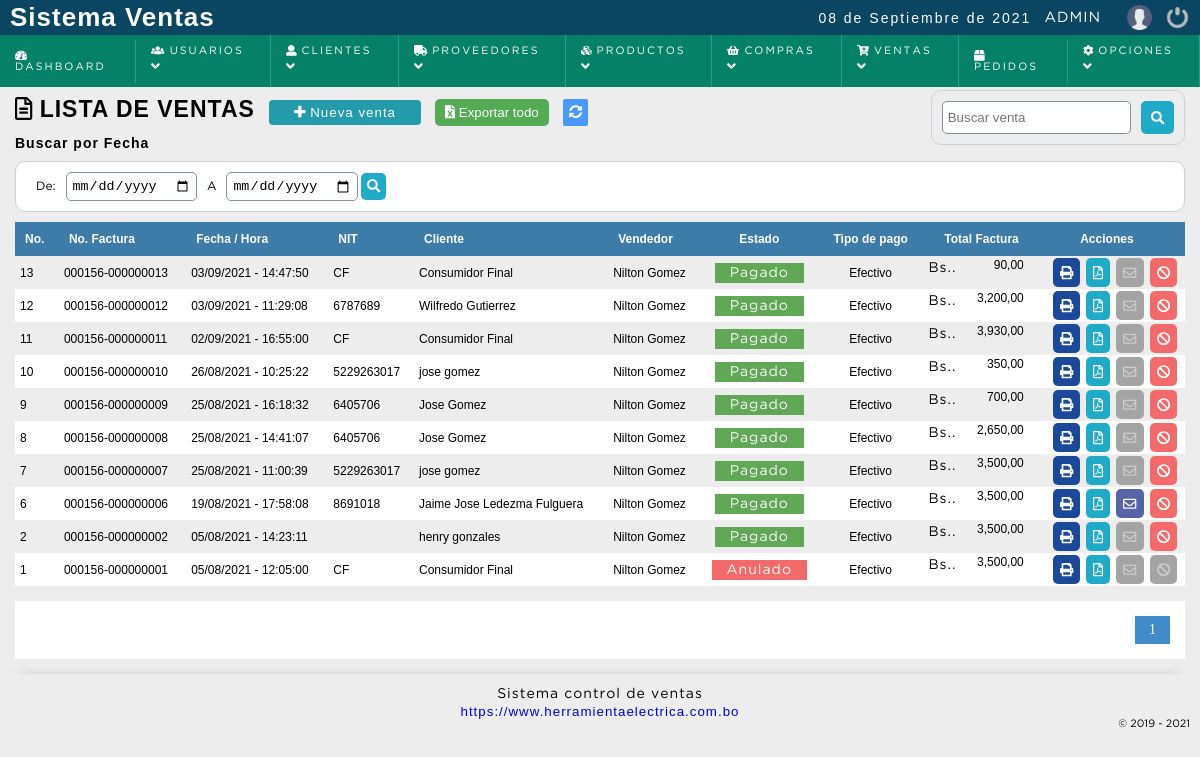
Page /sistema/ventas/ventas.php (signed in) on the earlier database version.
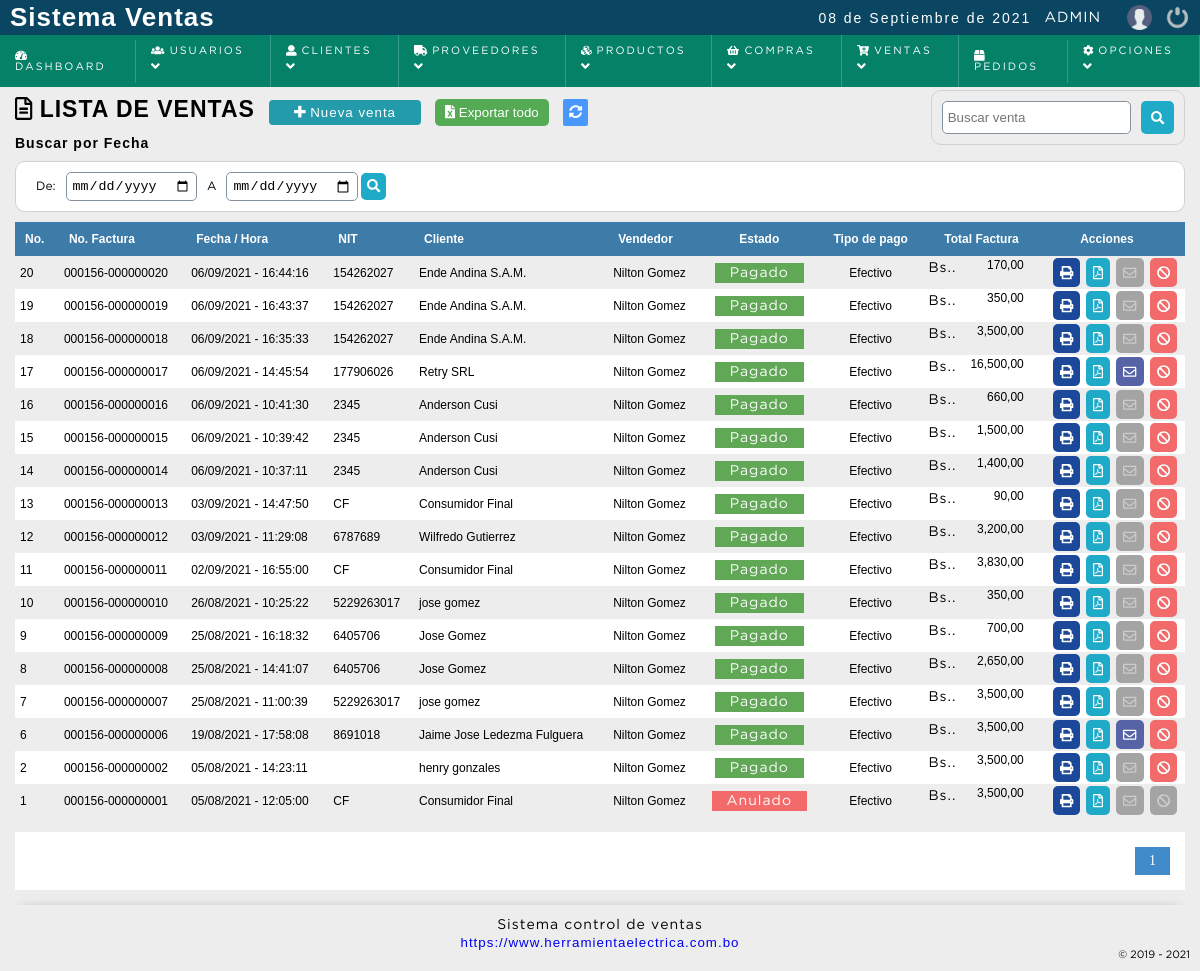
Same page on the later database version.
### tables this page shows
CREATE TABLE `factura` (
  `nofactura` bigint(11) NOT NULL,
  `serieid` bigint(20) NOT NULL,
  `factura_serie` bigint(20) NOT NULL,
  `fecha` date NOT NULL,
  `usuario` int(11) DEFAULT NULL,
  `codcliente` int(11) DEFAULT NULL,
  `totalfactura` decimal(10,2) DEFAULT NULL,
  `descuento` decimal(20,2) NOT NULL,
  `tipopago_id` int(11) NOT NULL,
  `efectivo` decimal(10,2) NOT NULL,
  `dateadd` datetime NOT NULL DEFAULT current_timestamp(),
  `estatus` int(11) NOT NULL DEFAULT 1
);

CREATE TABLE `facturas` (
  `idserie` bigint(20) NOT NULL,
  `cai` varchar(50) NOT NULL,
  `prefijo` varchar(20) NOT NULL,
  `periodo_inicio` date NOT NULL,
  `periodo_fin` date NOT NULL,
  `no_inicio` bigint(20) NOT NULL,
  `no_fin` bigint(20) NOT NULL,
  `ceros` int(11) NOT NULL,
  `usuarioid` bigint(20) NOT NULL,
  `dateadd` datetime NOT NULL DEFAULT current_timestamp(),
  `status` int(11) NOT NULL DEFAULT 1
);

CREATE TABLE `cliente` (
  `idcliente` int(11) NOT NULL,
  `nit` varchar(20) NOT NULL,
  `nombre` varchar(80) DEFAULT NULL,
  `telefono` int(11) DEFAULT NULL,
  `correo` varchar(100) NOT NULL,
  `clave` varchar(255) NOT NULL,
  `cod_temp` varchar(200) NOT NULL,
  `direccion` text DEFAULT NULL,
  `dateadd` datetime NOT NULL DEFAULT current_timestamp(),
  `usuario_id` int(11) NOT NULL,
  `estatus` int(11) NOT NULL DEFAULT 1
);

CREATE TABLE `usuario` (
  `idusuario` int(11) NOT NULL,
  `dpi` varchar(20) NOT NULL,
  `nombre` varchar(50) DEFAULT NULL,
  `telefono` bigint(20) NOT NULL,
  `correo` varchar(100) DEFAULT NULL,
  `usuario` varchar(15) DEFAULT NULL,
  `clave` varchar(100) DEFAULT NULL,
  `cod_temp` varchar(200) DEFAULT NULL,
  `rol` int(11) DEFAULT NULL,
  `dateadd` datetime NOT NULL DEFAULT current_timestamp(),
  `estatus` int(11) NOT NULL DEFAULT 1
);

CREATE TABLE `tipo_pago` (
  `id_tipopago` int(11) NOT NULL,
  `tipo_pago` varchar(50) NOT NULL,
  `descripcion` text NOT NULL,
  `date_add` datetime NOT NULL DEFAULT current_timestamp(),
  `estatus` int(11) NOT NULL DEFAULT 1
);

### sistema/includes/functions.php (called while the page is built, shortened)
<?php
	function formatFactura($factura,$ceros){
		$intFactura = str_pad($factura,$ceros,'0',STR_PAD_LEFT);
		return $intFactura;
	}
	function encrypt($string, $key) {
	   $result = '';
	   for($i=0; $i<strlen($string); $i++) {
	      $char = substr($string, $i, 1);
	      $keychar = substr($key, ($i % strlen($key))-1, 1);
	      $char = chr(ord($char)+ord($keychar));
	      $result.=$char;
	   }
	   return base64_encode($result);
	}
	function decrypt($string, $key) {
	   $result = '';
	   $string = base64_decode($string);
	   for($i=0; $i<strlen($string); $i++) {
	      $char = substr($string, $i, 1);
	      $keychar = substr($key, ($i % strlen($key))-1, 1);
	      $char = chr(ord($char)-ord($keychar));
	      $result.=$char;
	   }
	   return $result;
	}
	function formatCant($cantidad){
		$cantidad = number_format($cantidad,2,SPD,SPM);
		return $cantidad;
	}
 ?>

### sistema/ventas/ventas.php (the view, shortened to what the changed rows need)
<?php
	include "../../conexion.php";
	$sql_registe = mysqli_query($conection,"SELECT COUNT(*) as total_registro FROM factura");
	$result_register = mysqli_fetch_array($sql_registe);
	$total_registro = $result_register['total_registro'];
	$por_pagina = 200;
	if(empty($_GET['pagina']))
	{
		$pagina = 1;
	}else{
		$pagina = $_GET['pagina'];
	}
	$desde = ($pagina-1) * $por_pagina;
	$total_paginas = ceil($total_registro / $por_pagina);
	$query = mysqli_query($conection,"SELECT f.nofactura,f.factura_serie,
											 DATE_FORMAT(f.fecha, '%d/%m/%Y') as fecha, DATE_FORMAT(f.dateadd,'%H:%i:%s') as  hora,
											 f.totalfactura,
											 f.codcliente,
											 f.estatus,
											 u.nombre as vendedor,
											 cl.nit,
											 cl.correo,
											 cl.nombre as cliente,
											 tp.tipo_pago,
											 s.prefijo,s.ceros
										FROM factura f
										INNER JOIN usuario u
										ON f.usuario = u.idusuario
										INNER JOIN cliente cl
										ON f.codcliente = cl.idcliente
										INNER JOIN tipo_pago tp
										ON f.tipopago_id = tp.id_tipopago
										INNER JOIN facturas s
										ON f.serieid = s.idserie
										WHERE f.estatus != 10
									  	ORDER BY f.nofactura DESC LIMIT $desde,$por_pagina
		");
 ?>
<!DOCTYPE html>
<html lang="en">
<head>
	<?php include "../includes/scripts.php"; ?>
</head>
<body>
	<?php include "../includes/header.php"; ?>
	<section id="container">
		<h1><i class="far fa-file-alt"></i> Lista de ventas</h1>
	<div class="containerTable">
		<table>
			<tr>
				<th>No.</th>
				<th>No. Factura</th>
				<th>Fecha / Hora</th>
				<th><?php echo IDENTIFICACION_TRIBUTARIA; ?></th>
				<th>Cliente</th>
				<th>Vendedor</th>
				<th class="textcenter">Estado</th>
				<th class="textcenter">Tipo de pago</th>
				<th class="textright">Total Factura</th>
				<th class="textcenter">Acciones</th>
			</tr>
		<?php
			if($result > 0){
				while ($data = mysqli_fetch_array($query)) {
					$venta_c = "venta_".$data["nofactura"];
					$idCliente = "cliente_".$data["codcliente"];
					$idventacript = encrypt($venta_c,$data["codcliente"]);
					$idclientecipt = encrypt($idCliente,$idventacript);
					if($data["estatus"] == 1){
						$estado = '<span class="pagada">Pagado</span>';
					}else{
						$estado = '<span class="anulada">Anulado</span>';
					}
			?>
				<tr id="row_<?php echo $data["nofactura"]; ?>">
					<td><?php echo $data["nofactura"]; ?></td>
					<td><?php echo $data["prefijo"].'-'.formatFactura($data["factura_serie"],$data["ceros"]); ?></td>
					<td><?php echo $data["fecha"].' - '.$data["hora"]; ?></td>
					<td><?php echo $data["nit"]; ?></td>
					<td><?php echo $data["cliente"]; ?></td>
					<td><?php echo $data["vendedor"]; ?></td>
					<td class="estado textcenter"><?php echo $estado; ?></td>
					<td class="textcenter"><?php echo $data['tipo_pago']; ?></td>
					<td class="textright totalfactura"><span><?= SIMBOLO_MONEDA ?>.</span><?php echo formatCant($data["totalfactura"]); ?></td>
					<td class="textright">
						<div class="div_acciones">
							<div>
								<button class="btn_print view_ticket" type="button" cl="<?php echo $idclientecipt; ?>" f="<?php echo $idventacript;?>" title="Imprimir" ><i class="fas fa-print"></i></button>
							</div>
							<div>
								<button class="btn_view view_pdf" type="button" cl="<?php echo $idclientecipt; ?>" f="<?php echo $idventacript;?>" title="Generar PDF" ><i class="far fa-file-pdf"></i></i></button>
							</div>
						<?php if($data["correo"] == '' || $data["correo"] == '-'){ ?>
							<div class="div_factura">
								<button type="button" class="btn_anular inactive" ><i class="far fa-envelope"></i></button>
							</div>
						<?php }else{ ?>
							<div>
								<button class="btn_sendEmail send_factura" type="button" cl="<?php echo $idclientecipt; ?>" f="<?php echo $idventacript;?>" email="<?php echo $data["correo"]; ?>"  title="Enviar email" ><i class="far fa-envelope"></i></button>
							</div>
						<?php } ?>
						<?php if($_SESSION['rol'] == 1 || $_SESSION['rol'] == 2){
									if($data["estatus"] == 1)
									{
						?>
							<div class="div_factura">
								<button class="btn_anular anular_factura" fac="<?php echo $data["nofactura"]; ?>" type="button" title="Anular venta"><i class="fas fa-ban"></i></button>
							</div>
						<?php 		}else{  ?>
							<div class="div_factura">
								<button type="button" class="btn_anular inactive" ><i class="fas fa-ban"></i></button>
							</div>
						<?php
						}
								}
						?>
						</div>
					</td>
				</tr>
		<?php
				}
			}else{
				echo '<tr><td colspan="9" align="center"><p><strong>No hay datos para mostrar</strong></p></td></tr>';
			}
		 ?>
		</table>
	</div>
	<?php
		if($total_registro != 0)
		{
	 ?>
		<div class="paginador">
			<ul>
			<?php
				for ($i=1; $i <= $total_paginas; $i++) {
					if($i == $pagina)
					{
						echo '<li class="pageSelected">'.$i.'</li>';
					}else{
						echo '<li><a href="?pagina='.$i.'">'.$i.'</a></li>';
					}
				}
			 ?>
			</ul>
		</div>
	<?php } ?>
	</section>
</body>
</html>

Differences in the rows shown:
added factura: nofactura "20", facturas.prefijo "000156", factura_serie.ceros "000000020", fecha "06/09/2021", hora "16:44:16", cliente.nit "154262027", cliente.nombre "Ende Andina S.A.M.", usuario.nombre "Nilton Gomez", estatus "Pagado", tipo_pago.tipo_pago "Efectivo", totalfactura "170,00"
added factura: nofactura "19", facturas.prefijo "000156", factura_serie.ceros "000000019", fecha "06/09/2021", hora "16:43:37", cliente.nit "154262027", cliente.nombre "Ende Andina S.A.M.", usuario.nombre "Nilton Gomez", estatus "Pagado", tipo_pago.tipo_pago "Efectivo", totalfactura "350,00"
added factura: nofactura "18", facturas.prefijo "000156", factura_serie.ceros "000000018", fecha "06/09/2021", hora "16:35:33", cliente.nit "154262027", cliente.nombre "Ende Andina S.A.M.", usuario.nombre "Nilton Gomez", estatus "Pagado", tipo_pago.tipo_pago "Efectivo", totalfactura "3,500,00"
added factura: nofactura "17", facturas.prefijo "000156", factura_serie.ceros "000000017", fecha "06/09/2021", hora "14:45:54", cliente.nit "177906026", cliente.nombre "Retry SRL", usuario.nombre "Nilton Gomez", estatus "Pagado", tipo_pago.tipo_pago "Efectivo", totalfactura "16,500,00"
added factura: nofactura "16", facturas.prefijo "000156", factura_serie.ceros "000000016", fecha "06/09/2021", hora "10:41:30", cliente.nit "2345", cliente.nombre "Anderson Cusi", usuario.nombre "Nilton Gomez", estatus "Pagado", tipo_pago.tipo_pago "Efectivo", totalfactura "660,00"
added factura: nofactura "15", facturas.prefijo "000156", factura_serie.ceros "000000015", fecha "06/09/2021", hora "10:39:42", cliente.nit "2345", cliente.nombre "Anderson Cusi", usuario.nombre "Nilton Gomez", estatus "Pagado", tipo_pago.tipo_pago "Efectivo", totalfactura "1,500,00"
added factura: nofactura "14", facturas.prefijo "000156", factura_serie.ceros "000000014", fecha "06/09/2021", hora "10:37:11", cliente.nit "2345", cliente.nombre "Anderson Cusi", usuario.nombre "Nilton Gomez", estatus "Pagado", tipo_pago.tipo_pago "Efectivo", totalfactura "1,400,00"
changed factura id 11: totalfactura "3,930,00" → "3,830,00"
